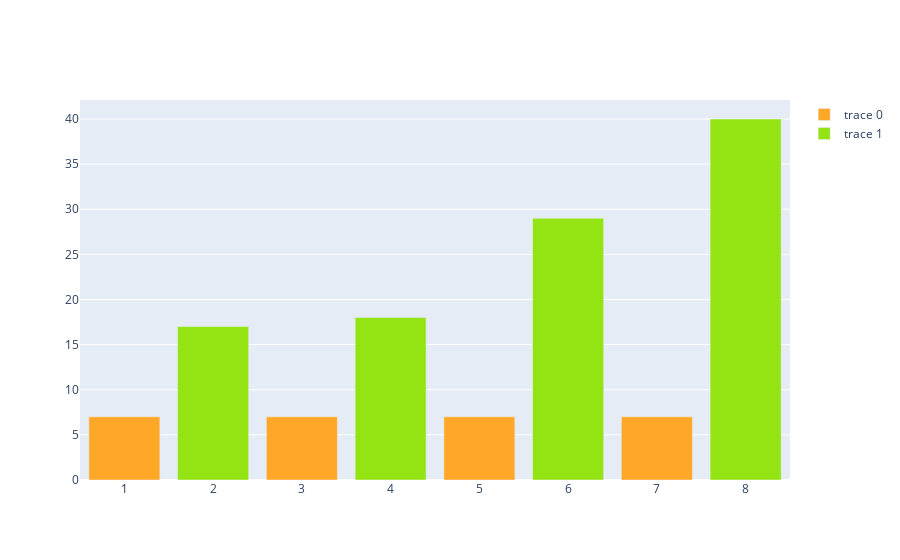

The code cell stored with this chart in its notebook:
### Code cell
x1= [1,3,5,7] 
x2=[2,4,6,8]
y1 = [7,7,7,7]
y2= [17,18,29,40]

trace0 = go.Bar(
             x= x1,
             y= y1,
             marker= dict (color ='#FFA726' )
             
             )

trace1 = go.Bar(
             x= x2,
             y= y2,
             marker={'color' : '#94E413'}
             )


data = [trace0,trace1]
fig = go.Figure(data=data)
fig.show()

### Figure 1 — Plotly figure (JSON) as saved in the notebook; plotly's stock layout.template omitted (floating-point values rounded to 4 significant figures)
{"data": [{"marker": {"color": "#FFA726"}, "type": "bar", "x": [1, 3, 5, 7], "y": [7, 7, 7, 7]}, {"marker": {"color": "#94E413"}, "type": "bar", "x": [2, 4, 6, 8], "y": [17, 18, 29, 40]}], "layout": {}}
